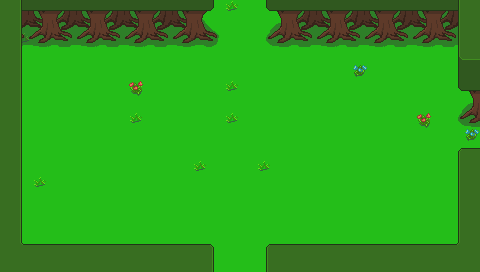

This is a level from a 2D game, rendered from its Tiled map with the project's own tilesets. A one-line summary and the complete map file follow:
An orthogonal 30x17 tile map with 16x16 px tiles, 3 tile layers (Base, Ground, Upper) and 4 objects (3x Entrance, ResourceSpawn).

<map version="1.2" tiledversion="1.3.3" orientation="orthogonal" renderorder="right-down" width="30" height="17" tilewidth="16" tileheight="16" infinite="0" nextlayerid="22" nextobjectid="49">
 <properties>
  <property name="ActiveSpawn" type="int" value="0" />
  <property name="Dungeon" value="Forest" />
  <property name="Outside" type="bool" value="false" />
  <property name="ResourcesMinMax" value="30-60" />
 </properties>
 <tileset firstgid="1" source="tilesetManorGrounds.tsx" />
 <layer id="19" name="Base" width="30" height="17">
  <data encoding="csv">
246,289,289,27,27,205,27,289,27,289,283,289,27,289,283,289,27,27,205,205,205,289,289,27,205,205,289,289,205,246,
246,27,289,289,205,289,27,205,205,289,27,27,205,205,27,289,27,289,289,27,27,205,289,27,205,27,289,205,27,246,
246,283,27,27,27,205,205,205,205,289,289,205,205,27,289,27,289,27,205,289,27,205,27,27,205,27,289,27,205,246,
246,27,289,27,27,27,27,289,289,205,205,289,205,205,205,289,205,27,289,289,205,27,205,205,27,27,289,27,27,246,
246,27,27,27,27,27,27,27,289,205,205,289,289,27,205,289,205,27,27,27,205,205,36,27,27,289,27,289,27,246,
289,27,289,205,289,27,205,289,77,27,289,205,205,205,283,289,289,27,289,289,27,289,205,27,205,289,27,27,205,205,
205,27,289,205,27,27,27,289,27,27,27,27,205,289,27,289,289,205,205,289,205,205,27,27,205,289,205,289,27,27,
27,289,289,27,27,289,289,289,283,205,289,27,205,205,283,289,205,205,205,205,27,205,27,205,27,27,77,27,289,289,
205,205,205,27,27,27,27,289,289,27,205,205,205,27,205,27,27,205,27,289,289,205,27,289,27,289,27,205,289,36,
289,27,205,27,289,205,27,27,205,205,289,205,289,205,289,289,289,27,205,205,289,289,27,289,205,27,27,289,27,27,
246,27,205,205,27,289,27,205,27,205,205,205,283,205,289,27,283,205,205,27,205,205,289,289,205,27,27,27,27,246,
246,27,283,289,205,289,27,27,289,27,289,205,27,27,289,205,27,205,27,289,27,27,205,27,289,205,205,27,27,246,
246,27,27,289,205,289,289,289,289,27,205,289,289,27,27,205,27,205,289,27,27,27,205,27,289,289,27,27,27,246,
246,27,205,289,27,27,205,205,27,27,289,289,289,289,289,289,205,289,205,205,27,205,205,205,27,289,289,205,27,246,
246,27,27,289,289,27,27,205,289,205,205,205,289,289,205,205,27,205,27,289,27,205,27,289,27,205,27,289,27,246,
246,27,289,205,27,289,27,27,289,205,289,289,289,289,27,289,27,205,205,27,205,289,205,205,27,289,27,289,27,246,
246,246,246,246,246,246,246,246,246,246,246,246,246,27,289,27,27,246,246,246,246,246,246,246,246,246,246,246,246,246
</data>
 </layer>
 <layer id="20" name="Ground" width="30" height="17">
  <data encoding="csv">
41,222,223,221,222,223,221,222,223,221,222,223,224,225,0,0,219,220,221,222,223,221,222,223,221,222,223,221,222,41,
41,247,248,246,247,248,246,247,248,246,247,248,249,250,0,0,244,245,246,247,248,246,247,248,246,247,248,246,247,41,
41,272,273,271,272,273,271,272,273,271,272,273,274,275,0,0,269,270,271,272,273,271,272,273,271,272,273,271,272,41,
41,42,0,0,0,0,0,0,0,0,0,0,0,0,0,0,0,0,0,0,0,0,0,0,0,0,0,0,65,66,
41,42,0,0,0,0,0,0,0,0,0,0,0,0,0,0,0,0,0,0,0,0,0,0,0,0,0,0,194,44,
41,42,0,0,0,0,0,0,0,0,0,0,0,0,0,0,0,0,0,0,0,0,0,0,0,0,0,0,219,220,
41,42,0,0,0,0,0,0,0,0,0,0,0,0,0,0,0,0,0,0,0,0,0,0,0,0,0,0,244,245,
41,42,0,0,0,0,0,0,0,0,0,0,0,0,0,0,0,0,0,0,0,0,0,0,0,0,0,0,269,270,
41,42,0,0,0,0,0,0,0,0,0,0,0,0,0,0,0,0,0,0,0,0,0,0,0,0,0,0,0,0,
41,42,0,0,0,0,0,0,0,0,0,0,0,0,0,0,0,0,0,0,0,0,0,0,0,0,0,0,0,0,
41,42,0,0,0,0,0,0,0,0,0,0,0,0,0,0,0,0,0,0,0,0,0,0,0,0,0,0,40,41,
41,42,0,0,0,0,0,0,0,0,0,0,0,0,0,0,0,0,0,0,0,0,0,0,0,0,0,0,40,41,
41,42,0,0,0,0,0,0,0,0,0,0,0,0,0,0,0,0,0,0,0,0,0,0,0,0,0,0,40,41,
41,42,0,0,0,0,0,0,0,0,0,0,0,0,0,0,0,0,0,0,0,0,0,0,0,0,0,0,40,41,
41,42,0,0,0,0,0,0,0,0,0,0,0,0,0,0,0,0,0,0,0,0,0,0,0,0,0,0,40,41,
41,93,0,0,0,0,0,0,0,0,0,0,0,0,0,0,0,0,0,0,0,0,0,0,0,0,0,0,95,41,
41,41,41,41,41,41,41,41,41,41,41,41,41,42,0,0,40,41,41,41,41,41,41,41,41,41,41,41,41,41
</data>
 </layer>
 <layer id="21" name="Upper" width="30" height="17">
  <data encoding="csv">
0,42,0,0,0,0,0,0,0,0,0,0,0,0,0,0,0,0,0,0,0,0,0,0,0,0,0,0,40,0,
0,42,0,0,0,0,0,0,0,0,0,0,0,0,0,0,0,0,0,0,0,0,0,0,0,0,0,0,40,0,
0,42,0,0,0,0,0,0,0,0,0,0,0,0,0,0,0,0,0,0,0,0,0,0,0,0,0,0,40,0,
0,0,0,0,0,0,0,0,0,0,0,0,0,0,0,0,0,0,0,0,0,0,0,0,0,0,0,0,0,0,
0,0,0,0,0,0,0,0,0,0,0,0,0,0,0,0,0,0,0,0,0,0,0,0,0,0,0,0,0,0,
0,0,0,0,0,0,0,0,0,0,0,0,0,0,0,0,0,0,0,0,0,0,0,0,0,0,0,0,0,0,
0,0,0,0,0,0,0,0,0,0,0,0,0,0,0,0,0,0,0,0,0,0,0,0,0,0,0,0,0,0,
0,0,0,0,0,0,0,0,0,0,0,0,0,0,0,0,0,0,0,0,0,0,0,0,0,0,0,0,0,0,
0,0,0,0,0,0,0,0,0,0,0,0,0,0,0,0,0,0,0,0,0,0,0,0,0,0,0,0,0,0,
0,0,0,0,0,0,0,0,0,0,0,0,0,0,0,0,0,0,0,0,0,0,0,0,0,0,0,0,15,16,
0,0,0,0,0,0,0,0,0,0,0,0,0,0,0,0,0,0,0,0,0,0,0,0,0,0,0,0,0,0,
0,0,0,0,0,0,0,0,0,0,0,0,0,0,0,0,0,0,0,0,0,0,0,0,0,0,0,0,0,0,
0,0,0,0,0,0,0,0,0,0,0,0,0,0,0,0,0,0,0,0,0,0,0,0,0,0,0,0,0,0,
0,0,0,0,0,0,0,0,0,0,0,0,0,0,0,0,0,0,0,0,0,0,0,0,0,0,0,0,0,0,
0,0,0,0,0,0,0,0,0,0,0,0,0,0,0,0,0,0,0,0,0,0,0,0,0,0,0,0,0,0,
0,0,16,16,16,16,16,16,16,16,16,16,16,17,0,0,15,16,16,16,16,16,16,16,16,16,16,16,0,0,
0,0,0,0,0,0,0,0,0,0,0,0,0,0,0,0,0,0,0,0,0,0,0,0,0,0,0,0,0,0
</data>
 </layer>
 <objectgroup id="4" name="Travel">
  <object id="20" name="Entrance" x="220.103" y="264.852" width="36.9786" height="5.83441">
   <properties>
    <property name="EntranceDir" value="Up" />
    <property name="Map" value="mapForest_09" />
   </properties>
  </object>
  <object id="28" name="Entrance" x="475.084" y="124.666" width="8.16663" height="32.8333">
   <properties>
    <property name="EntranceDir" value="Left" />
    <property name="Map" value="mapForest_06" />
   </properties>
  </object>
  <object id="48" name="Entrance" x="221.963" y="0.225956" width="36.9786" height="5.83441">
   <properties>
    <property name="EntranceDir" value="Down" />
    <property name="Map" value="mapForest_01" />
   </properties>
  </object>
 </objectgroup>
 <objectgroup id="5" name="MapObject">
  <object id="40" name="ResourceSpawn" x="96.2798" y="54.0405" width="124.333" height="96.333">
   <properties>
    <property name="Resources" value="0" />
   </properties>
  </object>
 </objectgroup>
 <objectgroup id="6" name="Character" />
</map>
